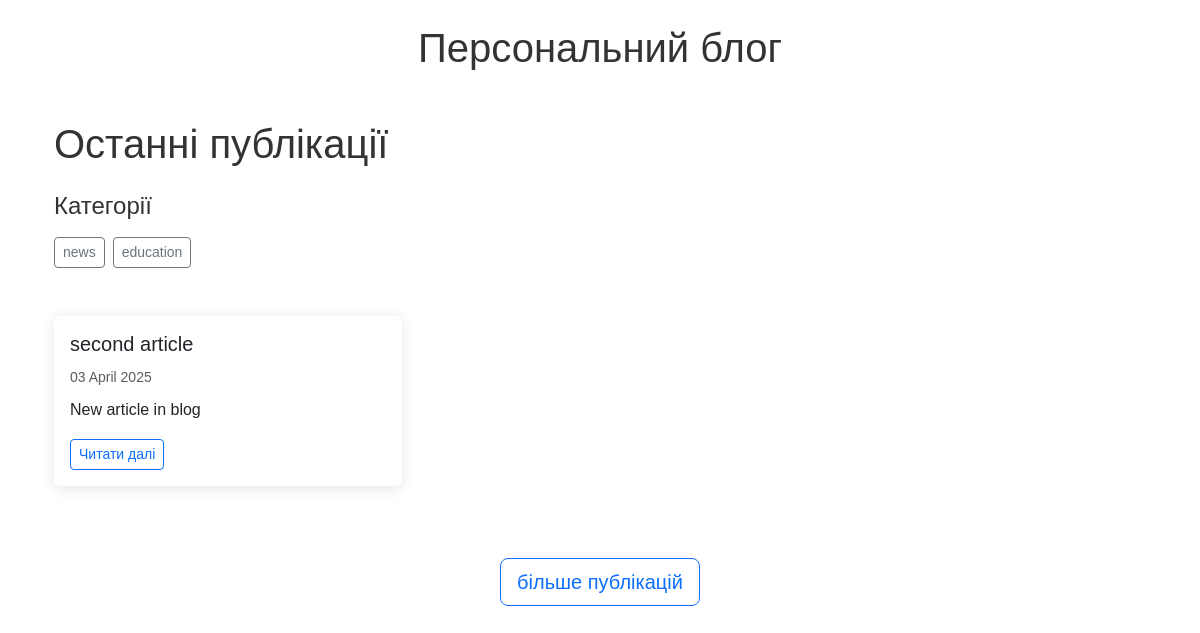
Before: / with the older database file.
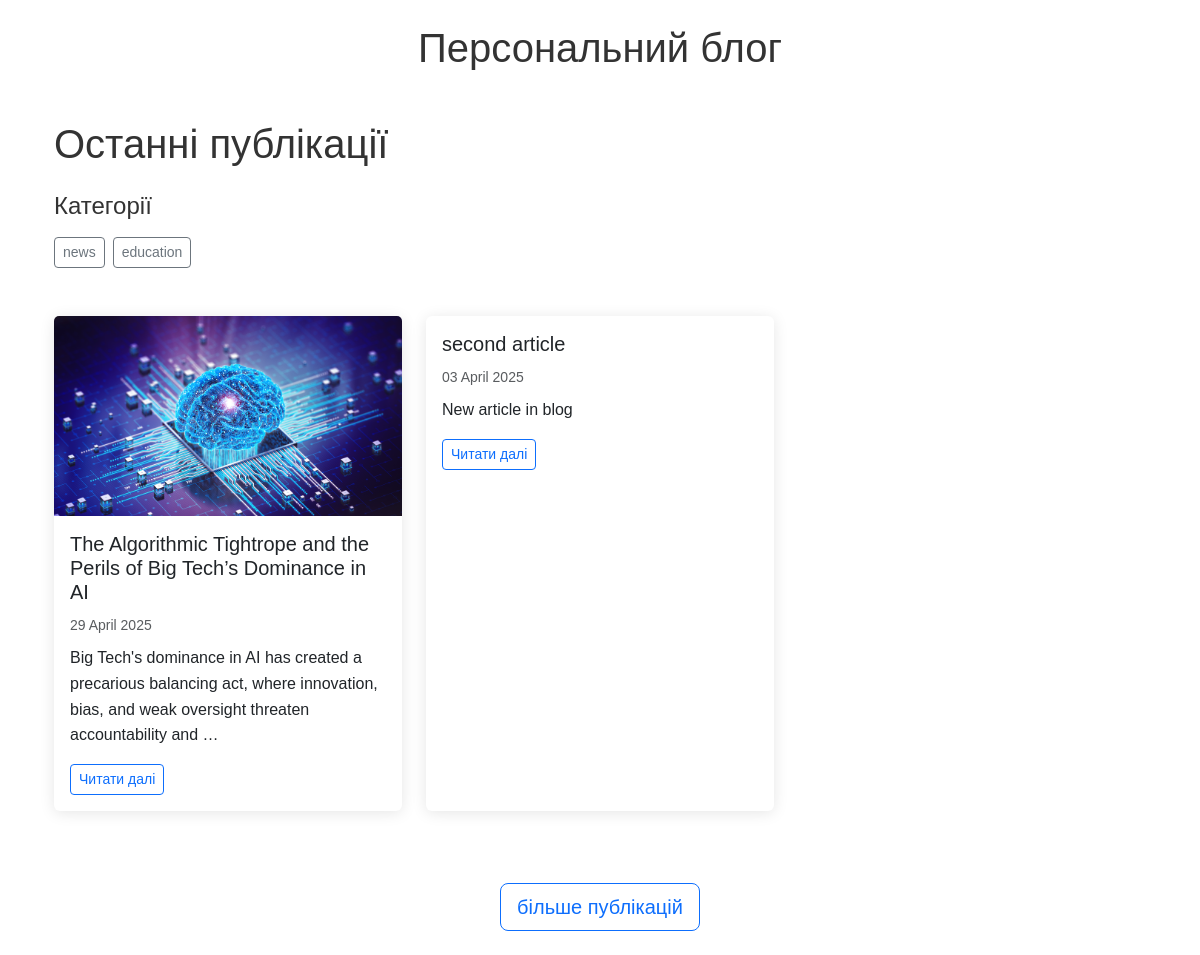
After: the same page with the newer database file.
### app_blog/models.py (models this page shows, shortened)
class Category(models.Model):
    category = models.CharField(
        u'Категорія',
        max_length=250,
        help_text=u'Максимум 250 сим.'
    )
    slug = models.SlugField(u'Слаг')
    objects = models.Manager()
    class Meta:
        verbose_name = u'Категорія для публікації'
        verbose_name_plural = u'Категорії для публікацій'
    def get_absolute_url(self):
        try:
            url = reverse(
                'articles-category-list',
                kwargs={'slug': self.slug}
            )
        except:
            url = "/"
        return url

class Article(models.Model):
    title = models.CharField(u'Заголовок', max_length=250, help_text=u'Максимум 250 сим.')
    description = models.TextField(blank=True, verbose_name=u'Опис')
    pub_date = models.DateTimeField(u'Дата публікації', default=timezone.now)
    slug = models.SlugField(u'Слаг', unique_for_date='pub_date')
    main_page = models.BooleanField(u'Головна', default=True, help_text=u'Показувати на головній сторінці')
    category = models.ForeignKey(Category, related_name='articles', blank=True, null=True, verbose_name=u'Категорія',on_delete=models.CASCADE)
    class Meta:
        ordering = ['-pub_date']
        verbose_name = u'Стаття'
        verbose_name_plural = u'Статті'
    def get_absolute_url(self):
        try:
            url = reverse('news-detail', kwargs={
                'year': self.pub_date.strftime("%Y"),
                'month': self.pub_date.strftime("%m"),
                'day': self.pub_date.strftime("%d"),
                'slug': self.slug,
            })
        except:
            url = "/"
        return url

class ArticleImage(models.Model):
    article = models.ForeignKey(Article, verbose_name=u'Стаття', related_name='images', on_delete=models.CASCADE)
    image = models.ImageField(u'Фото', upload_to='photos')
    title = models.CharField(u'Заголовок', max_length=250, help_text=u'Максимум 250 сим.', blank=True)
    class Meta:
        verbose_name = u'Фото для статті'
        verbose_name_plural = u'Фото для статті'

### app_blog/views.py (the view)
# urls.py: path(r'', HomePageView.as_view()),
class HomePageView(ListView):
    model = Article
    template_name = 'index.html'
    context_object_name = 'categories'
    def get_context_data(self, **kwargs):
        context = super(HomePageView, self).get_context_data(**kwargs)
        context['articles'] = Article.objects.filter(main_page=True)[:5]
        return context
    def get_queryset(self, *args, **kwargs):
        categories = Category.objects.all()
        return categories

### app_blog/templates/index.html (shortened to what this page needs)
{% extends "base.html" %}
{% load static %}
{% block content %}
<div class="container py-4">
    <h1 class="mb-4">Останні публікації</h1>
    {% if categories %}
    <div class="mb-5">
        <h2 class="h4 mb-3">Категорії</h2>
        <div class="d-flex flex-wrap gap-2">
            {% for item in categories %}
            <a href="{{ item.get_absolute_url }}" class="btn btn-sm btn-outline-secondary">
                {{ item.category }}
            </a>
            {% endfor %}
        </div>
    </div>
    {% endif %}
    <div class="row">
        {% for item in articles %}
        <div class="col-lg-4 col-md-6 mb-4">
            <div class="card h-100">
                {% if item.images.first %}
                <img src="{{ item.images.first.image.url }}" class="card-img-top" alt="{{ item.title }}">
                {% endif %}
                <div class="card-body">
                    <h2 class="card-title h5">{{ item.title }}</h2>
                    <time class="text-muted small">{{ item.pub_date|date:"d E Y" }}</time>
                    <p class="card-text mt-2">{{ item.description|striptags|truncatewords:20 }}</p>
                    <a href="{{ item.get_absolute_url }}" class="btn btn-sm btn-outline-primary">Читати далі</a>
                </div>
            </div>
        </div>
        {% empty %}
        <div class="col-12">
            <div class="alert alert-info">Публікації відсутні</div>
        </div>
        {% endfor %}
        <div class="text-center mt-5">
            <a href="{% url 'articles-list' %}" class="btn btn-outline-primary btn-lg">
                 більше публікацій
            </a>
        </div>
    </div>
</div>
{% endblock %}

Changed rows visible on the page:
added Article: images.first.image (picture), title "The Algorithmic Tightrope and the Perils of Big Tech’s Dominance in AI", pub_date "29 April 2025", description "Big Tech's dominance in AI has created a precarious balancing act, where innovation, bias, and weak oversight threaten accountability and …"
